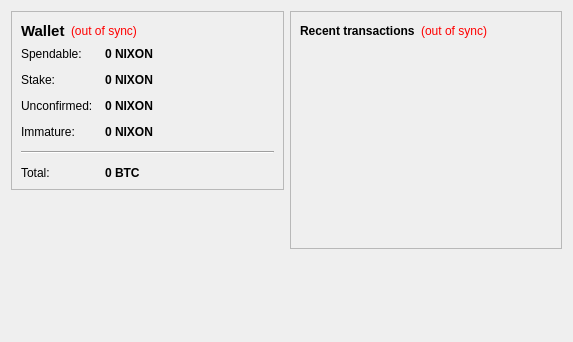
<?xml version="1.0" encoding="UTF-8"?>
<ui version="4.0">
 <class>OverviewPage</class>
 <widget class="QWidget" name="OverviewPage">
  <property name="geometry">
   <rect>
    <x>0</x>
    <y>0</y>
    <width>573</width>
    <height>342</height>
   </rect>
  </property>
  <property name="windowTitle">
   <string>Form</string>
  </property>
  <layout class="QHBoxLayout" name="horizontalLayout" stretch="1,1">
   <item>
    <layout class="QVBoxLayout" name="verticalLayout_2">
     <item>
      <widget class="QFrame" name="frame">
       <property name="frameShape">
        <enum>QFrame::StyledPanel</enum>
       </property>
       <property name="frameShadow">
        <enum>QFrame::Raised</enum>
       </property>
       <layout class="QVBoxLayout" name="verticalLayout_4">
        <item>
         <layout class="QHBoxLayout" name="horizontalLayout_4">
          <item>
           <widget class="QLabel" name="label_5">
            <property name="font">
             <font>
              <pointsize>11</pointsize>
              <weight>75</weight>
              <bold>true</bold>
             </font>
            </property>
            <property name="text">
             <string>Wallet</string>
            </property>
           </widget>
          </item>
          <item>
           <widget class="QLabel" name="labelWalletStatus">
            <property name="toolTip">
             <string>The displayed information may be out of date. Your wallet automatically synchronizes with the NixonCoin network after a connection is established, but this process has not completed yet.</string>
            </property>
            <property name="styleSheet">
             <string notr="true">QLabel { color: red; }</string>
            </property>
            <property name="text">
             <string notr="true">(out of sync)</string>
            </property>
            <property name="alignment">
             <set>Qt::AlignLeading|Qt::AlignLeft|Qt::AlignVCenter</set>
            </property>
           </widget>
          </item>
          <item>
           <spacer name="horizontalSpacer_2">
            <property name="orientation">
             <enum>Qt::Horizontal</enum>
            </property>
            <property name="sizeHint" stdset="0">
             <size>
              <width>40</width>
              <height>20</height>
             </size>
            </property>
           </spacer>
          </item>
         </layout>
        </item>
        <item>
         <layout class="QFormLayout" name="formLayout_2">
          <property name="fieldGrowthPolicy">
           <enum>QFormLayout::AllNonFixedFieldsGrow</enum>
          </property>
          <property name="horizontalSpacing">
           <number>12</number>
          </property>
          <property name="verticalSpacing">
           <number>12</number>
          </property>
          <item row="0" column="0">
           <widget class="QLabel" name="label">
            <property name="text">
             <string>Spendable:</string>
            </property>
           </widget>
          </item>
          <item row="0" column="1">
           <widget class="QLabel" name="labelBalance">
            <property name="font">
             <font>
              <weight>75</weight>
              <bold>true</bold>
             </font>
            </property>
            <property name="cursor">
             <cursorShape>IBeamCursor</cursorShape>
            </property>
            <property name="toolTip">
             <string>Your current spendable balance</string>
            </property>
            <property name="text">
             <string notr="true">0 NIXON</string>
            </property>
            <property name="textInteractionFlags">
             <set>Qt::LinksAccessibleByMouse|Qt::TextSelectableByKeyboard|Qt::TextSelectableByMouse</set>
            </property>
           </widget>
          </item>
          <item row="1" column="0">
           <widget class="QLabel" name="label_6">
            <property name="text">
             <string>Stake:</string>
            </property>
           </widget>
          </item>
          <item row="1" column="1">
           <widget class="QLabel" name="labelStake">
            <property name="font">
             <font>
              <weight>75</weight>
              <bold>true</bold>
             </font>
            </property>
            <property name="cursor">
             <cursorShape>IBeamCursor</cursorShape>
            </property>
            <property name="toolTip">
             <string>Total of coins that was staked, and do not yet count toward the current balance</string>
            </property>
            <property name="text">
             <string notr="true">0 NIXON</string>
            </property>
            <property name="textInteractionFlags">
             <set>Qt::LinksAccessibleByMouse|Qt::TextSelectableByKeyboard|Qt::TextSelectableByMouse</set>
            </property>
           </widget>
          </item>
          <item row="2" column="0">
           <widget class="QLabel" name="label_3">
            <property name="text">
             <string>Unconfirmed:</string>
            </property>
           </widget>
          </item>
          <item row="2" column="1">
           <widget class="QLabel" name="labelUnconfirmed">
            <property name="font">
             <font>
              <weight>75</weight>
              <bold>true</bold>
             </font>
            </property>
            <property name="cursor">
             <cursorShape>IBeamCursor</cursorShape>
            </property>
            <property name="toolTip">
             <string>Total of transactions that have yet to be confirmed, and do not yet count toward the current balance</string>
            </property>
            <property name="text">
             <string notr="true">0 NIXON</string>
            </property>
            <property name="textInteractionFlags">
             <set>Qt::LinksAccessibleByMouse|Qt::TextSelectableByKeyboard|Qt::TextSelectableByMouse</set>
            </property>
           </widget>
          </item>
          <item row="3" column="0">
           <widget class="QLabel" name="labelImmatureText">
            <property name="text">
             <string>Immature:</string>
            </property>
           </widget>
          </item>
          <item row="3" column="1">
           <widget class="QLabel" name="labelImmature">
            <property name="font">
             <font>
              <weight>75</weight>
              <bold>true</bold>
             </font>
            </property>
            <property name="toolTip">
             <string>Mined balance that has not yet matured</string>
            </property>
            <property name="text">
             <string notr="true">0 NIXON</string>
            </property>
            <property name="textInteractionFlags">
             <set>Qt::LinksAccessibleByMouse|Qt::TextSelectableByKeyboard|Qt::TextSelectableByMouse</set>
            </property>
           </widget>
          </item>
          <item row="4" column="0" colspan="2">
           <widget class="Line" name="line">
            <property name="orientation">
             <enum>Qt::Horizontal</enum>
            </property>
           </widget>
          </item>
          <item row="5" column="0">
           <widget class="QLabel" name="labelTotalText">
            <property name="text">
             <string>Total:</string>
            </property>
           </widget>
          </item>
          <item row="5" column="1">
           <widget class="QLabel" name="labelTotal">
            <property name="font">
             <font>
              <weight>75</weight>
              <bold>true</bold>
             </font>
            </property>
            <property name="cursor">
             <cursorShape>IBeamCursor</cursorShape>
            </property>
            <property name="toolTip">
             <string>Your current total balance</string>
            </property>
            <property name="text">
             <string notr="true">0 BTC</string>
            </property>
            <property name="textInteractionFlags">
             <set>Qt::LinksAccessibleByMouse|Qt::TextSelectableByKeyboard|Qt::TextSelectableByMouse</set>
            </property>
           </widget>
          </item>
         </layout>
        </item>
       </layout>
      </widget>
     </item>
     <item>
      <spacer name="verticalSpacer">
       <property name="orientation">
        <enum>Qt::Vertical</enum>
       </property>
       <property name="sizeHint" stdset="0">
        <size>
         <width>20</width>
         <height>40</height>
        </size>
       </property>
      </spacer>
     </item>
    </layout>
   </item>
   <item>
    <layout class="QVBoxLayout" name="verticalLayout_3">
     <item>
      <widget class="QFrame" name="frame_2">
       <property name="frameShape">
        <enum>QFrame::StyledPanel</enum>
       </property>
       <property name="frameShadow">
        <enum>QFrame::Raised</enum>
       </property>
       <layout class="QVBoxLayout" name="verticalLayout">
        <item>
         <layout class="QHBoxLayout" name="horizontalLayout_2">
          <item>
           <widget class="QLabel" name="label_4">
            <property name="text">
             <string>&lt;b&gt;Recent transactions&lt;/b&gt;</string>
            </property>
           </widget>
          </item>
          <item>
           <widget class="QLabel" name="labelTransactionsStatus">
            <property name="toolTip">
             <string>The displayed information may be out of date. Your wallet automatically synchronizes with the NixonCoin network after a connection is established, but this process has not completed yet.</string>
            </property>
            <property name="styleSheet">
             <string notr="true">QLabel { color: red; }</string>
            </property>
            <property name="text">
             <string notr="true">(out of sync)</string>
            </property>
            <property name="alignment">
             <set>Qt::AlignRight|Qt::AlignTrailing|Qt::AlignVCenter</set>
            </property>
           </widget>
          </item>
          <item>
           <spacer name="horizontalSpacer">
            <property name="orientation">
             <enum>Qt::Horizontal</enum>
            </property>
            <property name="sizeHint" stdset="0">
             <size>
              <width>40</width>
              <height>20</height>
             </size>
            </property>
           </spacer>
          </item>
         </layout>
        </item>
        <item>
         <widget class="QListView" name="listTransactions">
          <property name="styleSheet">
           <string notr="true">QListView { background: transparent; }</string>
          </property>
          <property name="frameShape">
           <enum>QFrame::NoFrame</enum>
          </property>
          <property name="verticalScrollBarPolicy">
           <enum>Qt::ScrollBarAlwaysOff</enum>
          </property>
          <property name="horizontalScrollBarPolicy">
           <enum>Qt::ScrollBarAlwaysOff</enum>
          </property>
          <property name="selectionMode">
           <enum>QAbstractItemView::NoSelection</enum>
          </property>
         </widget>
        </item>
       </layout>
      </widget>
     </item>
     <item>
      <spacer name="verticalSpacer_2">
       <property name="orientation">
        <enum>Qt::Vertical</enum>
       </property>
       <property name="sizeHint" stdset="0">
        <size>
         <width>20</width>
         <height>40</height>
        </size>
       </property>
      </spacer>
     </item>
    </layout>
   </item>
  </layout>
 </widget>
 <resources/>
 <connections/>
</ui>
